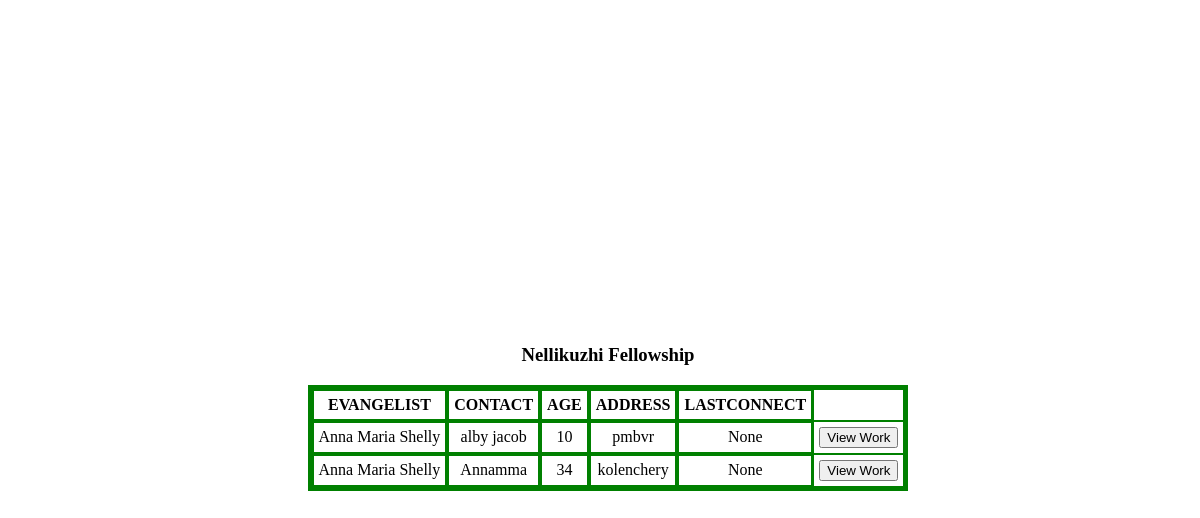
Page /current_status on the earlier database version.
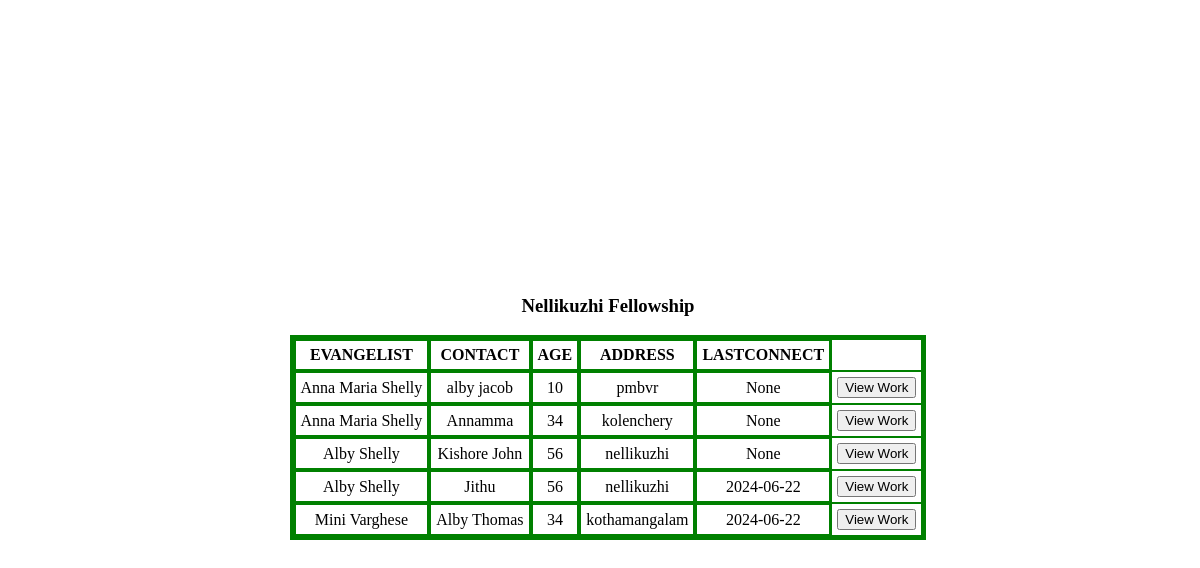
Same page on the later database version.
### tables this page shows
CREATE TABLE "follow"(
	"id" INTEGER PRIMARY KEY AUTOINCREMENT,
	"evangelist_id" INTEGER REFERENCES "evangelists"("id"),
	"contact_id" INTEGER REFERENCES "contacts"("id")
);

CREATE TABLE "evangelists"(
	"id" INTEGER PRIMARY KEY AUTOINCREMENT,
	"name" TEXT NOT NULL,
	"age" INTEGER NOT NULL,
	"gender" TEXT NOT NULL,
	"last_active" DATETIME
);

CREATE TABLE "contacts"(
	"id" INTEGER PRIMARY KEY AUTOINCREMENT,
	"name" TEXT NOT NULL,
	"age" INTEGER NOT NULL,
	"gender" TEXT NOT NULL,
	"address" TEXT NOT NULL,
	"last_contacted" DATETIME
);

### app.py (the view)
@app.route("/current_status")
def current_status():
    rows =db.execute( """   SELECT "ename", "name" AS "cname", "age" AS "cage", "address", "last_contacted", "cid"
                            FROM "contacts" JOIN
	                            (SELECT "evangelists"."id" AS "eid", "evangelists"."name" AS "ename", "contact_id" AS "cid"
	                            FROM "evangelists" JOIN "follow"
            	                ON "evangelists"."id" = "follow"."evangelist_id") AS "t1"
                            ON "contacts"."id" = "t1"."cid"
          """
    )
    return render_template("current_status.html", rows=rows)

### templates/current_status.html (shortened to what this page needs)
<!DOCTYPE html>
<html lang="en">
<head>
</head>
<body style="width: 100%; height: 100vh; display: flex; align-items: center; justify-content: center; flex-direction: column;">
    <h3>Nellikuzhi Fellowship</h3>
    <table>
        <tr>
            <th>EVANGELIST</th>
            <th>CONTACT</th>
            <th>AGE</th>
            <th>ADDRESS</th>
            <th>LASTCONNECT</th>
            <th class="none"></th>
        </tr>
	{% for row in rows %}
	<tr>
        <td>{{ row["ename"] }}</td>
		<td>{{ row["cname"] }}</td>
		<td>{{ row["cage"] }}</td>
        <td>{{ row["address"] }}</td>
        <td>{{ row["last_contacted"] }}</td>
        <td class="none">
            <form action="/single_evangelist_work" method="get">
                <input type="submit" value="View Work">
            </form>
        </td>
	</tr>
	{% endfor %}
    </table>
</html>

### templates/current_status.html (style rules this page uses)
th,td { text-align: center; padding: 5px; border: solid green 1px; background-color: white; }
table { border: solid green 3px; background-color: green; }
.none { background-color: white; border: none; }

Differences in the rows shown:
added follow: ename "Alby Shelly", cname "Kishore John", cage "56", address "nellikuzhi", last_contacted "None"
added follow: ename "Alby Shelly", cname "Jithu", cage "56", address "nellikuzhi", last_contacted "2024-06-22"
added follow: ename "Mini Varghese", cname "Alby Thomas", cage "34", address "kothamangalam", last_contacted "2024-06-22"
